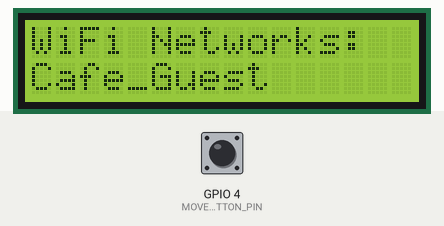
Bench run of a sketch on a simulated ESP32. Parts: 16×2 character LCD. Inputs (shaded band) come from the test bench; at power-on: GPIO 4 (MOVE_BUTTON_PIN) HIGH. A WiFi scan finds three made-up networks.

Above: at 4.6 s.
At 6.6 s:
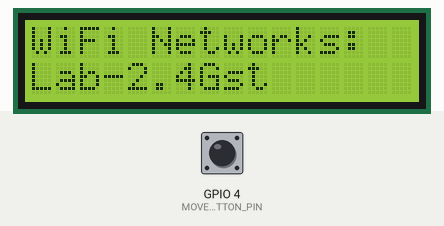
6.7 s: GPIO 4 (MOVE_BUTTON_PIN) pulled LOW for 1.9 s
At 9.1 s:
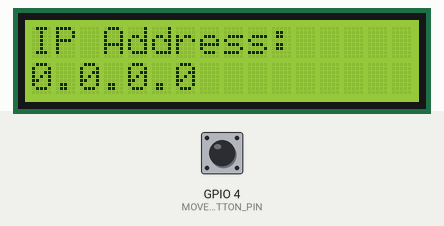
15.3 s: GPIO 4 (MOVE_BUTTON_PIN) pulled LOW for 1.9 s
At 19.8 s:
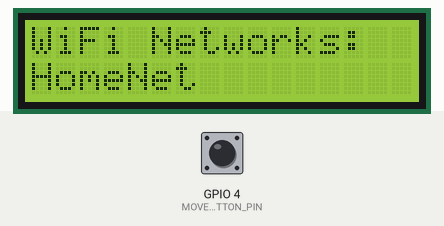
23.9 s: GPIO 4 (MOVE_BUTTON_PIN) pulled LOW for 3.2 s
At 26.8 s:
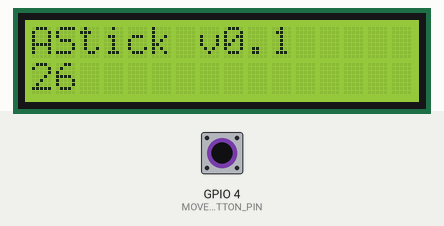
Timing chart, 0 to 28.3 s (numbered marks = the images above; inputs shaded):
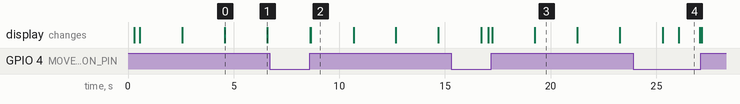

The sketch:

astick_opti.ino
```cpp
#include <LiquidCrystal_I2C.h>
#include <WiFi.h>

#define MOVE_BUTTON_PIN 4
#define SELECT_BUTTON_PIN 15

LiquidCrystal_I2C lcd(0x27, 16, 2);

int mode = 0;
unsigned long lastMoveButtonPress = 0;
unsigned long debounceDelay = 500;

void setup() {
  lcd.init();
  lcd.backlight();
  pinMode(MOVE_BUTTON_PIN, INPUT_PULLUP);
  pinMode(SELECT_BUTTON_PIN, INPUT_PULLUP);
  lcd.setCursor(0, 0);
  lcd.print("AStick by uzum");
  lcd.setCursor(0, 1);
  lcd.print("");
  delay(200);
}

void displayDefault() {
  unsigned long milliseconds = millis();
  unsigned long seconds = milliseconds / 1000;
  lcd.setCursor(0, 0);
  lcd.print("AStick v0.1     ");
  lcd.setCursor(0, 1);
  lcd.print(seconds);
  lcd.print("                ");
}

void displayIPAddress() {
  lcd.setCursor(0, 0);
  lcd.print("IP Address:        ");
  lcd.setCursor(0, 1);
  lcd.print(WiFi.localIP());
}

void displayWifiScan() {
  int numNetworks = WiFi.scanNetworks();
  if (numNetworks == 0) {
    lcd.setCursor(0, 0);
    lcd.print("No networks found");
  } else {
    lcd.setCursor(0, 0);
    lcd.print("WiFi Networks:");
    for (int i = 0; i < numNetworks; ++i) {
      lcd.setCursor(0, 1);
      lcd.print(WiFi.SSID(i));
      delay(2000); // Attendre 2 secondes avant de passer au prochain réseau
    }
  }
}

void loop() {
  int move_button = digitalRead(MOVE_BUTTON_PIN);

  if (move_button == HIGH && (millis() - lastMoveButtonPress) > debounceDelay) {
    mode = (mode + 1) % 2;
    lastMoveButtonPress = millis();
  }

  switch (mode) {
    case 0:
      displayDefault();
      break;
    case 1:
      displayIPAddress();
    case 2:
      displayWifiScan();
      mode = 0; // Revenir au menu par défaut après le scan
      break;
    default:
      mode = 0;
      break;
  }
}
```

Measured:
- after the input at 6.7 s, the display: first changes after 1.9 s (image 2 shows a later state)
- after the input at 15.3 s, the display: first changes after 1.4 s (image 3 shows a later state)
- after the input at 23.9 s, the display: first changes after 1.4 s (image 4 shows a later state)
- what the display in image 0 shows lasts 2.0 s, from 4.6 s to 6.6 s
- what the display in image 4 shows lasts 1.0 s, from 26.1 s to 27.1 s
